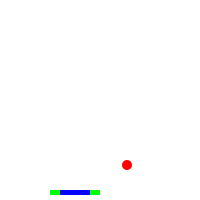
Frame 1 (no input)
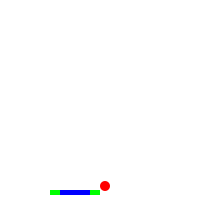
Frame 60 (the mouse pressed at the canvas centre just before this capture)
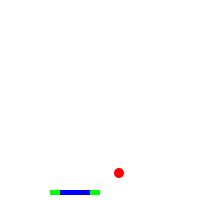
Frame 120 (the mouse held since frame 60 and released just before this capture)

The Processing sketch that drew these frames (run headless with seeded random() and noise(); from frame 60 on, the mouse is pressed at the canvas centre):

// Processing sketch: paddleBall
// ── paddleBall.pde
float ballRadius = 5;
float startX;
float startY;
float ballX;
float ballY;
float paddleWidth = 50;
float paddleHeight = 5;
float paddleX;
float paddleY;
float reverse;
int frames = 30;
boolean flagLeft = false;
boolean flagRight = false;

int xSpeed = -2;
int ySpeed = 2;
int paddleSpeed = 5;
float gravity = 0.1;

void setup()
{
  size(200,200);
  frameRate(frames);
  
  //Default start for paddle X and Y
  paddleY = height - 10;
  //paddleX = 75;
  
  //Debug X, 40 to 50 isn't working, 55 to 65 is choppy, 70 is a default middle paddle hit
  paddleX = 50;
  
  //Default start X and Y for ball
  //startX = width/2;
  //startY = -ballRadius;
  
  //Start X and Y for ball to test bug
  startX = 127;
  startY = 165;
  
  
  ballX = startX;
  ballY = startY;
  
  //length of the paddle edges that reverse the direction
  reverse = 10;
}

void draw()
{
  background(255);
  
  //Setting the fill and dimensions for the ball
  fill(255,0,0);
  noStroke();
  ellipse(ballX,ballY,ballRadius*2,ballRadius*2);
  
  //Setting fill and dimensions for the paddle
  fill(0,0,255);
  rect(paddleX, paddleY, paddleWidth, paddleHeight);
  
  //Colour and dimensions for the edges of the paddle that reverse the direction of the ball
  fill(0,255,0);
  rect(paddleX, paddleY, reverse, paddleHeight);
  rect(paddleX+(paddleWidth-reverse), paddleY, reverse, paddleHeight);
  
  //Calling the movement function
  move(flagLeft,flagRight);
  
  //If the ball hits the top edge of the screen, invert ySpeed
  if(ballY < ballRadius)
  {
    ballY = ballRadius;
    ySpeed = -ySpeed;
  }
  
  //If the ball hits the left edge of the screen, invert xSpeed
  if(ballX < ballRadius)
  {
    ballX = ballRadius;
    xSpeed = -xSpeed;
  }
  
  //If the ball hits the right edge of the screen, invert xSpeed
  if(ballX > width-ballRadius)
  {
    ballX = ballX-ballRadius;
    xSpeed = -xSpeed;
  }
  
  //If the ball hits the left edge of the paddle, and the ball is travelling right, invert both the xSpeed and the ySpeed
  if(ballY > (paddleY-ballRadius) && ballY < (paddleY+paddleHeight+ballRadius) && ballX > paddleX-ballRadius && ballX < paddleX+ballRadius+reverse && xSpeed > 0)
  {
    xSpeed = -xSpeed;
    ySpeed = -ySpeed;
  }
  
  //If the ball hits the right edge of the paddle, and the ball is travelling left, invert both the xSpeed and the ySpeed
  if(ballY > (paddleY-ballRadius) && ballY < (paddleY+paddleHeight+ballRadius) && ballX > paddleX+paddleWidth-reverse-ballRadius && ballX < paddleX+paddleWidth+ballRadius && xSpeed < 0)
  {
    xSpeed = -xSpeed;
    ySpeed = -ySpeed;
  }
  
  //If the ball hits the paddle, invert the ySpeed
  if(ballY > (paddleY-ballRadius) && ballY < (paddleY+paddleHeight+ballRadius) && ballX > paddleX-ballRadius && ballX < paddleX+paddleWidth+ballRadius)
  {
    ballY = ballY-ballRadius;
    ySpeed = -ySpeed;
  }
  
  //If the ball goes off the bottom of the screen, respawn the ball at it's starting location
  if (ballY > height+ballRadius)
  {
    ballX = startX;
    ballY = startY;
    //Debug
    xSpeed = -2;
    ySpeed = 2;
  }
  
  //Increasing X and Y according to their relative speed
  ballX += xSpeed;
  ballY += ySpeed;
  
  println("Paddle: (" + paddleX +", " + paddleY + ")" + "    Ball: (" + ballX +", " + ballY + ")");
}

void keyPressed()
{
  if(key == CODED)
  {
    //If left arrow is pressed, set flag
    if(keyCode == LEFT)
    {
      flagLeft = true;
    }
    
    //If right arrow is pressed, set flag
    if(keyCode == RIGHT)
    {
      flagRight = true;
    }
  }
}

void keyReleased()
{
  if(key == CODED)
  {
    //If left arrow is released, unset flag
    if(keyCode == LEFT)
    {
      flagLeft = false;
    }
    
    //If right arrow is released, unset flag
    if(keyCode == RIGHT)
    {
      flagRight = false;
    }
  }
}

void move(boolean f1, boolean f2)
{
  //If flagLeft is set, move the paddle left as long as it isn't going off screen
  if (f1)
    {
      if((paddleX-paddleSpeed)>-paddleSpeed)
        paddleX-=paddleSpeed;
    }
  
  //If flagRight is set, move the paddle right as long as it isn't going off screen  
  if (f2)
  {
    if(((paddleX+paddleWidth)+paddleSpeed)<width+paddleSpeed)
      paddleX+=paddleSpeed;
  }
}
    
